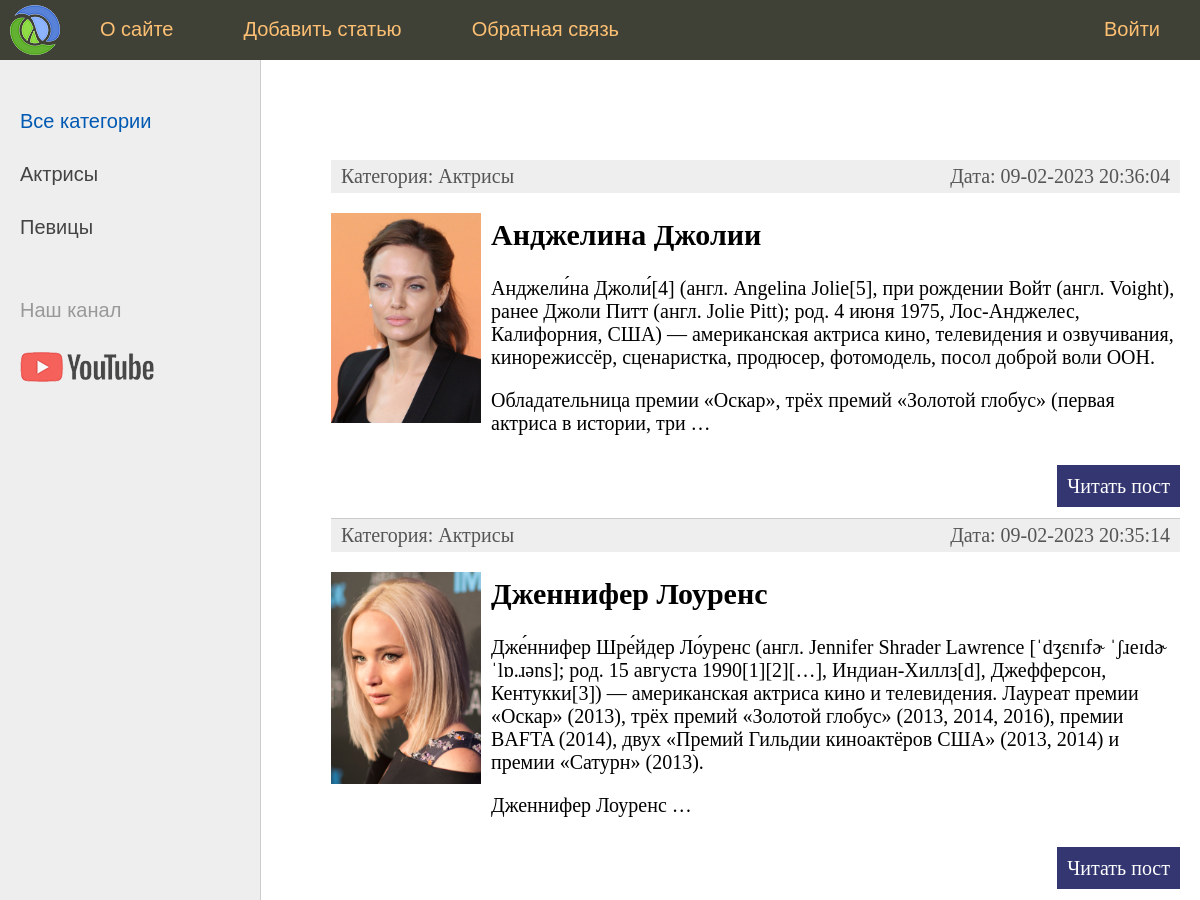
Before: / (upper part) with the older database file.
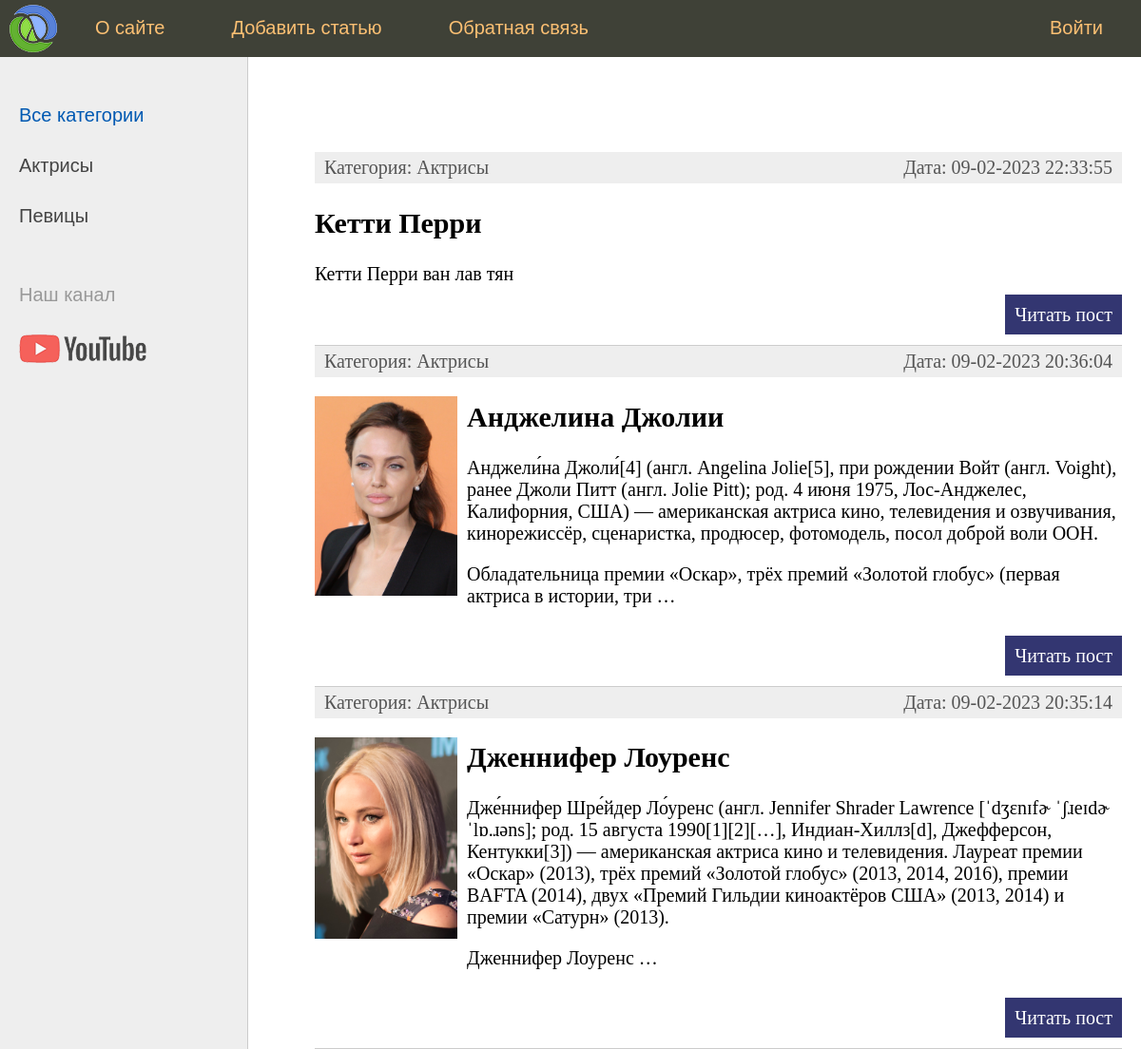
After: the same page with the newer database file.
### main/models.py (models this page shows, shortened)
class Category(models.Model):
    name = models.CharField(max_length=100, db_index=True, verbose_name='Категория')
    slug = models.SlugField(max_length=255, unique=True, db_index=True, verbose_name="URL")
    def __str__(self) -> str:
        return self.name
    def get_absolute_url(self):
        return reverse("category", kwargs={"cat_slug": self.slug})
    class Meta:
        verbose_name = 'Категория'
        verbose_name_plural = 'Категории'
        ordering = ['id']

class Main(models.Model):
    title = models.CharField(max_length=255, verbose_name='Заголовок')
    slug = models.SlugField(max_length=255, unique=True, db_index=True, verbose_name="URL")
    content = models.TextField(blank=True, verbose_name='Текст статьи')
    photo = models.ImageField(
        upload_to="photos/%Y/%m/%d/", verbose_name='Фото')
    time_create = models.DateTimeField(
        auto_now_add=True, verbose_name='Время создания')
    time_update = models.DateTimeField(
        auto_now=True, verbose_name='Время изменения')
    is_published = models.BooleanField(default=True, verbose_name='Публикация')
    cat = models.ForeignKey(
        'Category', on_delete=models.PROTECT, verbose_name='Категория')
    def get_absolute_url(self):
        return reverse("post", kwargs={"post_slug": self.slug})
    class Meta:
        verbose_name = 'Главная страница'
        verbose_name_plural = 'Главная страница'
        ordering = ['-time_create', 'title']

### main/views.py (the view)
# urls.py: path('', index, name='home'),  # http://...:8000/
def index(request):  # HttpRequest
    posts = Main.objects.all()
    context = {
        'posts': posts,
        'menu': menu,
        'title': 'Главная страница',
        'cat_selected': 0,
    }
    return render(request, 'main/index.html', context=context)

### main/templatetags/main_tags.py (called while the page is built)
@register.inclusion_tag('main/list_categories.html')
def show_categories(sort=None, cat_selected=0):
    if not sort:
        cats = Category.objects.all()
    else:
        cats = Category.objects.order_by(sort)
    return {"cats" : cats, "cat_selected" : cat_selected}

### main/templates/main/index.html (shortened to what this page needs)
{% extends 'main/base.html' %} {% block content %}
<ul class="list-articles">
  {% for p in posts %}
  <li>
    <div class="article-panel">
      <p class="first">Категория: {{p.cat}}</p>
      <p class="last">Дата: {{p.time_update|date:"d-m-Y H:i:s"}}</p>
    </div>
    {% if p.photo %}
    <p><img class="img-article-left thumb" src="{{p.photo.url}}" /></p>
    {% endif %}
    <h2>{{p.title}}</h2>
    {% autoescape on %} {{p.content|linebreaks|truncatewords:50}}
    {%endautoescape %}
    <p class="link-read-post">
      <a href="{{ p.get_absolute_url }}">Читать пост</a>
    </p>
  </li>
  {% endfor %}
</ul>
{% endblock %}

### main/templates/main/base.html (shortened to what this page needs)
{% load static %} {% load main_tags %}
<!DOCTYPE html>
<html>
  <head>
    <link
      type="text/css"
      href="{% static 'main/css/styles.css' %}"
      rel="stylesheet"
    />
  </head>
  <body>
    <table class="table-page" border="0" cellpadding="0" cellspacing="0">
      <tr>
        <td valign="top">
          {% block mainmenu %}
          <div class="header">
            <ul id="mainmenu" class="mainmenu">
              <li class="logo">
                <a href="{% url 'home' %}"><div class="logo"></div></a>
              </li>
              {% for m in menu %} {% if not forloop.last %}
              <li><a href="{% url m.url_name %}">{{m.title}}</a></li>
              {% else %}
              <li class="last">
                <a href="{% url m.url_name %}">{{m.title}}</a>
              </li>
              {% endif %} {% endfor %}
            </ul>
          </div>
          {% endblock mainmenu %}
          <table
            class="table-content"
            border="0"
            cellpadding="0"
            cellspacing="0"
          >
            <tr>
              <td valign="top" class="left-chapters">
                <ul id="leftchapters">
                  {% if cat_selected == 0 %}
                  <li class="selected">Все категории</li>
                  {% else %}
                  <li><a href="{% url 'home' %}">Все категории</a></li>
                  {% endif %}
                  {% show_categories cat_selected=cat_selected %}
                  <li class="share">
                    <p>Наш канал</p>
                    <a
                      class="share-yt"
                      href="https://www.youtube.com/channel/UClJzWfGWuGJL2t-3dYKcHTA/playlists"
                      target="_blank"
                      rel="nofollow"
                    ></a>
                  </li>
                </ul>
              </td>
              <td valign="top" class="content">
                <div class="content-text">
                  {% block content %} {% endblock %}
                </div>
              </td>
            </tr>
          </table>
        </td>
      </tr>
    </table>
  </body>
</html>

### main/templates/main/list_categories.html
{% for c in cats %}
    {% if c.pk == cat_selected %}
        <li class="selected">{{c.name}}</li>
    {% else %}
        <li><a href="{{ c.get_absolute_url}}">{{c.name}}</a></li>
    {% endif %}
{% endfor %}

### main/static/main/css/styles.css (style rules this page uses)
html, body { font-family: 'Arial'; margin: 0; padding: 0; height: 100%; width: 100%; color: #444; }
a { color: #0059b2; text-decoration: none; }
img { max-width: 600px; height: auto; }
img.img-article-left { max-width: 300px; height: auto; float: left; padding: 0 10px 10px 0; }
img.img-article-left.thumb { max-width: 150px; height: auto; }
p.link-read-post { text-align: right; }
p.link-read-post a { padding: 10px; min-width: 100px; background: #333671; color: #fff; text-decoration: none; }
div.article-panel { background: #eee; padding: 5px 10px 5px 10px; box-sizing: border-box; overflow: hidden; color: #555; }
div.article-panel p.first { margin: 0; float: left; }
div.article-panel p.last { margin: 0; float: right; }
ul.list-articles { list-style: none; margin: 0; padding: 0; }
ul.list-articles li { border-bottom: 1px solid #ccc; }
.table-page { width: 100%; height: 100%; vertical-align: top; }
.table-page tr { height: 100%; }
.header { background: #3F4137; height: 60px; }
.logo { background: url('../images/logo.png') no-repeat 10px 5px; width: 70px; height: 60px; }
ul.mainmenu { list-style: none; margin: 0; padding: 0; height: 60px; color: #fdc073; font-size: 20px; overflow: hidden; }
ul.mainmenu li { float: left; margin: 18px 40px 0 30px; }
ul.mainmenu li.logo { margin: 0; }
ul.mainmenu li.last { float: right; }
ul.mainmenu li a { color: #fdc073; text-decoration: none; }
.table-content { width: 100%; min-height: 100%; height: 100%; }
.left-chapters { margin: 0; background: #eee; border-right: 1px solid #ccc; min-height: 100%; }
.left-chapters ul { width: 230px; min-height: 100%; margin: 0; padding: 20px 10px 10px 20px; list-style: none; font-size: 20px; }
.left-chapters ul li { margin: 30px 0 0 0; color: #999; }
.left-chapters ul li.selected { color: #0059b2; }
.left-chapters ul li a { color: #444; text-decoration: none; }
.left-chapters ul li.share { margin: 60px 0 0 0; }
.left-chapters ul li.share p { margin: 30px 0 30px 0; }
.left-chapters ul li.share a { display: inline-block; width: 40px; height: 40px; margin: 0 20px 0 0; }
.left-chapters ul li.share a.share-yt { width: 100%; height: 30px; background: url('../images/share_yt.png') no-repeat 0 0 }
.content { padding: 40px 20px 20px 40px; width: 100%; box-sizing: border-box; }
.content-text { margin: 60px 0 0 30px; color: #000; font-size: 20px; font-family: Yandex Sans Display Light; }

Changed rows visible on the page:
added Main: cat "Актрисы", time_update "09-02-2023 22:33:55", title "Кетти Перри", content "Кетти Перри ван лав тян"
